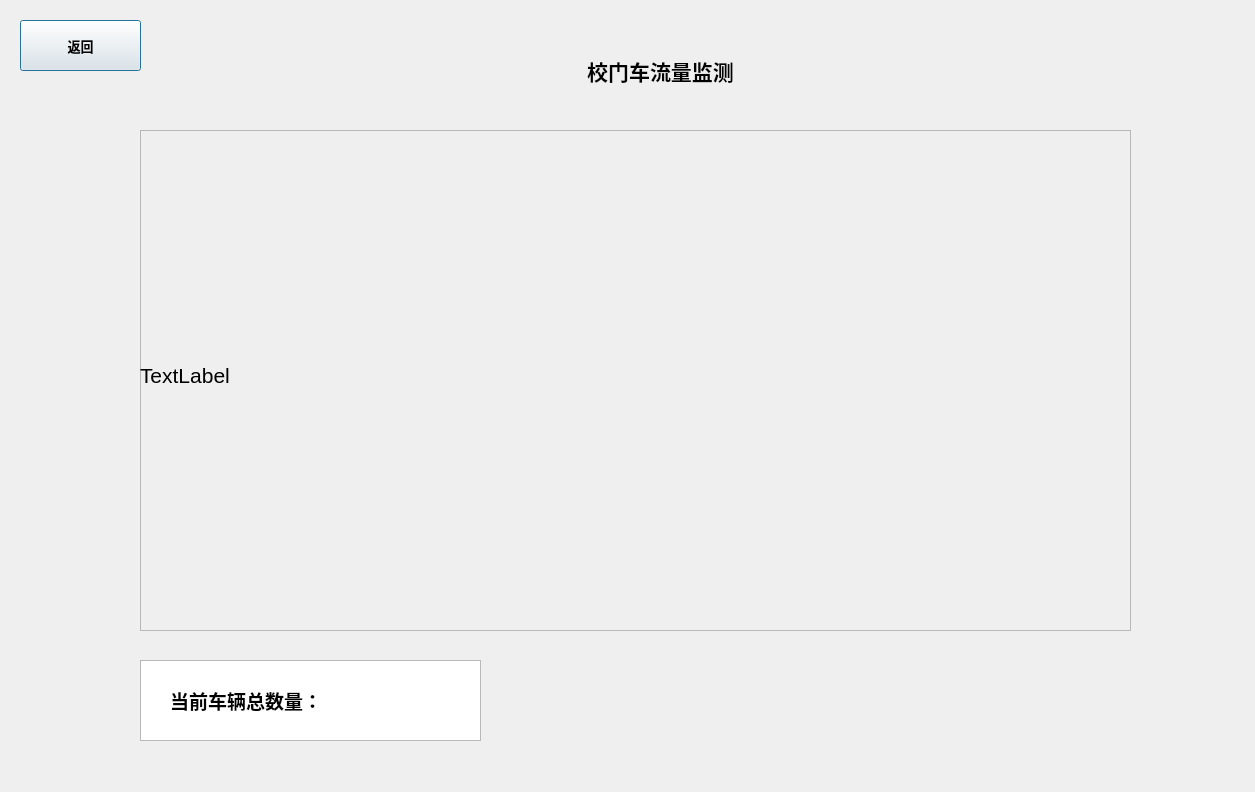
<?xml version="1.0" encoding="UTF-8"?>
<ui version="4.0">
 <class>Dialog</class>
 <widget class="QDialog" name="Dialog">
  <property name="geometry">
   <rect>
    <x>0</x>
    <y>0</y>
    <width>1255</width>
    <height>792</height>
   </rect>
  </property>
  <property name="font">
   <font>
    <pointsize>16</pointsize>
   </font>
  </property>
  <property name="windowTitle">
   <string>Dialog</string>
  </property>
  <widget class="QLabel" name="title2">
   <property name="geometry">
    <rect>
     <x>560</x>
     <y>50</y>
     <width>201</width>
     <height>41</height>
    </rect>
   </property>
   <property name="font">
    <font>
     <pointsize>16</pointsize>
     <weight>75</weight>
     <bold>true</bold>
    </font>
   </property>
   <property name="text">
    <string>校门车流量监测</string>
   </property>
   <property name="alignment">
    <set>Qt::AlignCenter</set>
   </property>
  </widget>
  <widget class="QFrame" name="frame">
   <property name="geometry">
    <rect>
     <x>140</x>
     <y>130</y>
     <width>991</width>
     <height>501</height>
    </rect>
   </property>
   <property name="frameShape">
    <enum>QFrame::StyledPanel</enum>
   </property>
   <property name="frameShadow">
    <enum>QFrame::Raised</enum>
   </property>
   <widget class="QLabel" name="video">
    <property name="geometry">
     <rect>
      <x>0</x>
      <y>0</y>
      <width>941</width>
      <height>491</height>
     </rect>
    </property>
    <property name="text">
     <string>TextLabel</string>
    </property>
   </widget>
  </widget>
  <widget class="QPushButton" name="returnButton">
   <property name="geometry">
    <rect>
     <x>20</x>
     <y>20</y>
     <width>121</width>
     <height>51</height>
    </rect>
   </property>
   <property name="font">
    <font>
     <pointsize>10</pointsize>
     <weight>75</weight>
     <italic>false</italic>
     <bold>true</bold>
    </font>
   </property>
   <property name="text">
    <string>返回</string>
   </property>
  </widget>
  <widget class="QLabel" name="car">
   <property name="geometry">
    <rect>
     <x>170</x>
     <y>680</y>
     <width>181</width>
     <height>41</height>
    </rect>
   </property>
   <property name="font">
    <font>
     <pointsize>14</pointsize>
     <weight>75</weight>
     <bold>true</bold>
    </font>
   </property>
   <property name="text">
    <string>当前车辆总数量：</string>
   </property>
  </widget>
  <widget class="QLabel" name="number">
   <property name="geometry">
    <rect>
     <x>350</x>
     <y>680</y>
     <width>61</width>
     <height>41</height>
    </rect>
   </property>
   <property name="font">
    <font>
     <pointsize>14</pointsize>
     <weight>75</weight>
     <bold>true</bold>
    </font>
   </property>
   <property name="text">
    <string/>
   </property>
  </widget>
  <widget class="QLabel" name="title1">
   <property name="geometry">
    <rect>
     <x>530</x>
     <y>60</y>
     <width>31</width>
     <height>21</height>
    </rect>
   </property>
   <property name="font">
    <font>
     <pointsize>16</pointsize>
     <weight>75</weight>
     <bold>true</bold>
    </font>
   </property>
   <property name="text">
    <string/>
   </property>
   <property name="alignment">
    <set>Qt::AlignCenter</set>
   </property>
  </widget>
  <widget class="QTextBrowser" name="textBrowser">
   <property name="geometry">
    <rect>
     <x>140</x>
     <y>660</y>
     <width>341</width>
     <height>81</height>
    </rect>
   </property>
  </widget>
  <zorder>textBrowser</zorder>
  <zorder>title2</zorder>
  <zorder>frame</zorder>
  <zorder>returnButton</zorder>
  <zorder>car</zorder>
  <zorder>number</zorder>
  <zorder>title1</zorder>
 </widget>
 <resources/>
 <connections>
  <connection>
   <sender>returnButton</sender>
   <signal>clicked()</signal>
   <receiver>Dialog</receiver>
   <slot>return_home()</slot>
   <hints>
    <hint type="sourcelabel">
     <x>60</x>
     <y>40</y>
    </hint>
    <hint type="destinationlabel">
     <x>627</x>
     <y>395</y>
    </hint>
   </hints>
  </connection>
 </connections>
 <slots>
  <slot>return_last()</slot>
  <slot>return_home()</slot>
 </slots>
</ui>
